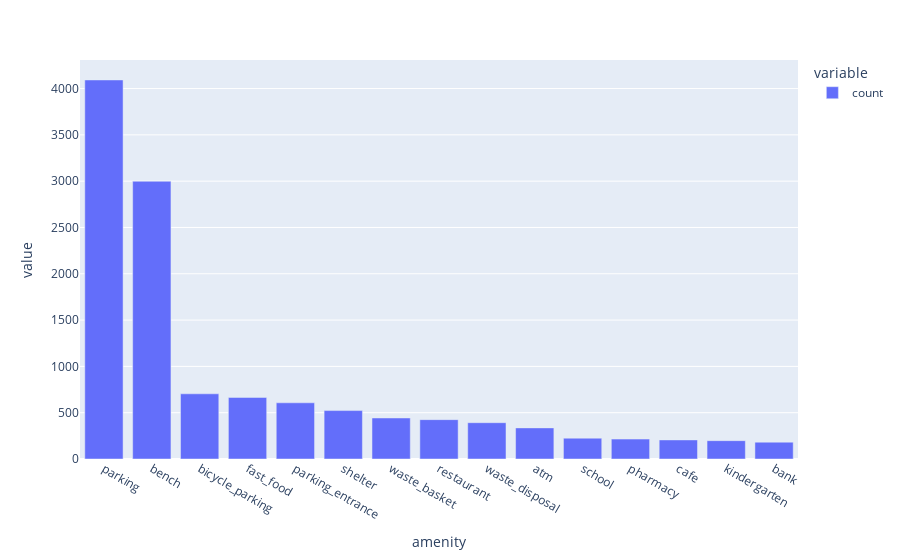

The notebook cell this image was saved under:
### Code cell
px.bar(amenity_counts.sort_values('count', ascending=False).head(15))

### Figure 1 — Plotly figure (JSON) as saved in the notebook; plotly's stock layout.template omitted (floating-point values rounded to 4 significant figures)
{"data": [{"alignmentgroup": "True", "hovertemplate": "variable=count<br>amenity=%{x}<br>value=%{y}<extra></extra>", "legendgroup": "count", "marker": {"color": "#636efa"}, "name": "count", "offsetgroup": "count", "orientation": "v", "showlegend": true, "textposition": "auto", "type": "bar", "x": ["parking", "bench", "bicycle_parking", "fast_food", "parking_entrance", "shelter", "waste_basket", "restaurant", "waste_disposal", "atm", "school", "pharmacy", "cafe", "kindergarten", "bank"], "xaxis": "x", "y": [4093, 2999, 704, 665, 607, 523, 443, 425, 392, 336, 225, 215, 206, 198, 182], "yaxis": "y"}], "layout": {"barmode": "relative", "legend": {"title": {"text": "variable"}, "tracegroupgap": 0}, "margin": {"t": 60}, "xaxis": {"anchor": "y", "domain": [0, 1], "title": {"text": "amenity"}}, "yaxis": {"anchor": "x", "domain": [0, 1], "title": {"text": "value"}}}}
